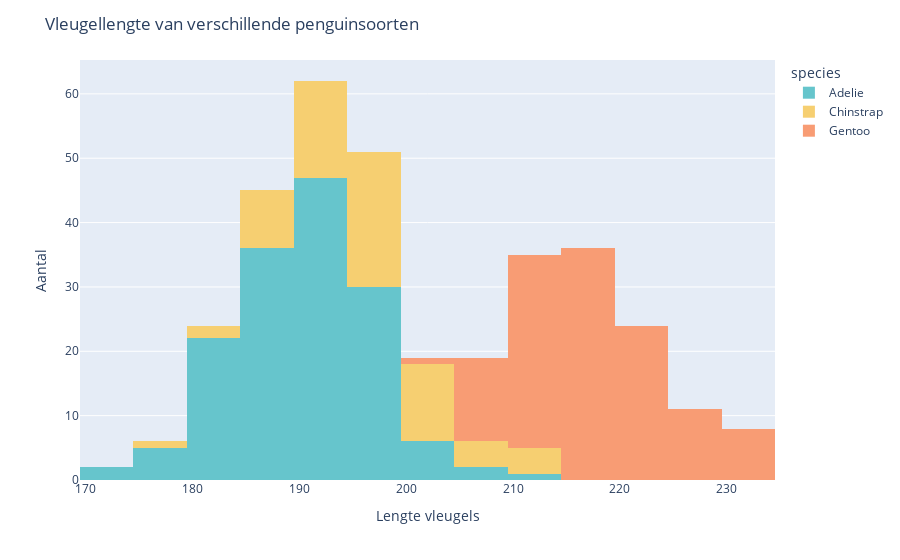

The cell this chart's notebook holds for it:
### Code cell
species_color_map = {'Adelie':'rgb(102, 197, 204)', 'Chinstrap':'rgb(246, 207, 113)', 'Gentoo':'rgb(248, 156, 116)'}

fig = px.histogram(x='flipper_length_mm',
                   data_frame=df,
                   color='species',
                   color_discrete_map=species_color_map)

fig.update_layout(xaxis_title='Lengte vleugels',
                  yaxis_title='Aantal',
                  title='Vleugellengte van verschillende penguinsoorten')

fig.show()

### Figure 1 — Plotly figure (JSON) as saved in the notebook; plotly's stock layout.template omitted (floating-point values rounded to 4 significant figures; data arrays with more than 128 entries replaced by an {"elided": "..."} marker saying what was removed)
{"data": [{"alignmentgroup": "True", "bingroup": "x", "hovertemplate": "species=Adelie<br>flipper_length_mm=%{x}<br>count=%{y}<extra></extra>", "legendgroup": "Adelie", "marker": {"color": "rgb(102, 197, 204)", "pattern": {"shape": ""}}, "name": "Adelie", "offsetgroup": "Adelie", "orientation": "v", "showlegend": true, "type": "histogram", "x": {"elided": "152 int values"}, "xaxis": "x", "yaxis": "y"}, {"alignmentgroup": "True", "bingroup": "x", "hovertemplate": "species=Chinstrap<br>flipper_length_mm=%{x}<br>count=%{y}<extra></extra>", "legendgroup": "Chinstrap", "marker": {"color": "rgb(246, 207, 113)", "pattern": {"shape": ""}}, "name": "Chinstrap", "offsetgroup": "Chinstrap", "orientation": "v", "showlegend": true, "type": "histogram", "x": [192, 196, 193, 188, 197, 198, 178, 197, 195, 198, 193, 194, 185, 201, 190, 201, 197, 181, 190, 195, 181, 191, 187, 193, 195, 197, 200, 200, 191, 205, 187, 201, 187, 203, 195, 199, 195, 210, 192, 205, 210, 187, 196, 196, 196, 201, 190, 212, 187, 198, 199, 201, 193, 203, 187, 197, 191, 203, 202, 194, 206, 189, 195, 207, 202, 193, 210, 198], "xaxis": "x", "yaxis": "y"}, {"alignmentgroup": "True", "bingroup": "x", "hovertemplate": "species=Gentoo<br>flipper_length_mm=%{x}<br>count=%{y}<extra></extra>", "legendgroup": "Gentoo", "marker": {"color": "rgb(248, 156, 116)", "pattern": {"shape": ""}}, "name": "Gentoo", "offsetgroup": "Gentoo", "orientation": "v", "showlegend": true, "type": "histogram", "x": [211, 230, 210, 218, 215, 210, 211, 219, 209, 215, 214, 216, 214, 213, 210, 217, 210, 221, 209, 222, 218, 215, 213, 215, 215, 215, 216, 215, 210, 220, 222, 209, 207, 230, 220, 220, 213, 219, 208, 208, 208, 225, 210, 216, 222, 217, 210, 225, 213, 215, 210, 220, 210, 225, 217, 220, 208, 220, 208, 224, 208, 221, 214, 231, 219, 230, 214, 229, 220, 223, 216, 221, 221, 217, 216, 230, 209, 220, 215, 223, 212, 221, 212, 224, 212, 228, 218, 218, 212, 230, 218, 228, 212, 224, 214, 226, 216, 222, 203, 225, 219, 228, 215, 228, 216, 215, 210, 219, 208, 209, 216, 229, 213, 230, 217, 230, 217, 222, 214, null, 215, 222, 212, 213], "xaxis": "x", "yaxis": "y"}], "layout": {"barmode": "relative", "legend": {"title": {"text": "species"}, "tracegroupgap": 0}, "margin": {"t": 60}, "title": {"text": "Vleugellengte van verschillende penguinsoorten"}, "xaxis": {"anchor": "y", "domain": [0, 1], "title": {"text": "Lengte vleugels"}}, "yaxis": {"anchor": "x", "domain": [0, 1], "title": {"text": "Aantal"}}}}
